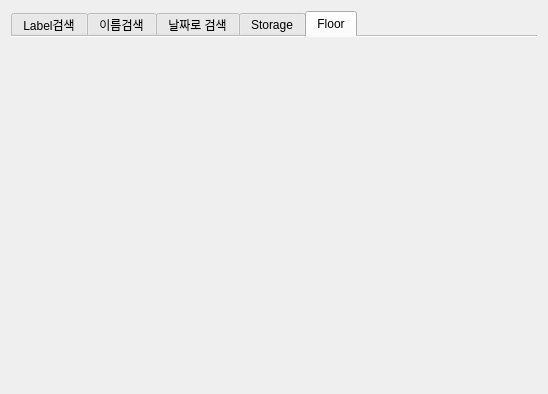
<?xml version="1.0" encoding="UTF-8"?>
<ui version="4.0">
 <class>Searchwin</class>
 <widget class="QWidget" name="Searchwin">
  <property name="geometry">
   <rect>
    <x>0</x>
    <y>0</y>
    <width>548</width>
    <height>394</height>
   </rect>
  </property>
  <property name="windowTitle">
   <string>Form</string>
  </property>
  <layout class="QVBoxLayout" name="verticalLayout">
   <item>
    <widget class="QTabWidget" name="tabWidget">
     <property name="tabShape">
      <enum>QTabWidget::Rounded</enum>
     </property>
     <property name="currentIndex">
      <number>4</number>
     </property>
     <property name="documentMode">
      <bool>true</bool>
     </property>
     <property name="movable">
      <bool>true</bool>
     </property>
     <widget class="QWidget" name="SearchbyLabel">
      <attribute name="title">
       <string>Label검색</string>
      </attribute>
     </widget>
     <widget class="QWidget" name="SearchbyName">
      <attribute name="title">
       <string>이름검색</string>
      </attribute>
     </widget>
     <widget class="QWidget" name="SearchbyDate">
      <attribute name="title">
       <string>날짜로 검색</string>
      </attribute>
     </widget>
     <widget class="QWidget" name="SearchStorage">
      <attribute name="title">
       <string>Storage</string>
      </attribute>
     </widget>
     <widget class="QWidget" name="SearchFloor">
      <attribute name="title">
       <string>Floor</string>
      </attribute>
     </widget>
    </widget>
   </item>
  </layout>
 </widget>
 <resources/>
 <connections/>
</ui>
